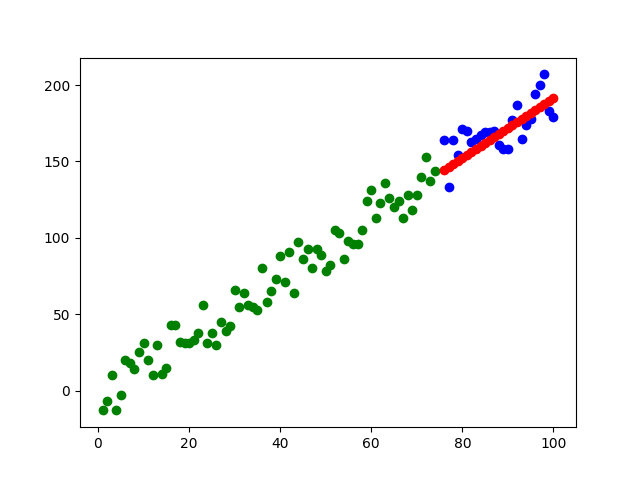

The script that saved this image:
# load libs
import numpy as np
import pandas as pd
import matplotlib.pyplot as plt


# train & test data
x = np.arange(1, 101)
y = 2 * x - 7 + np.random.randint(-15,20,100)
df = pd.DataFrame({"x":x,"y":y});


# init LinearRegression model
from sklearn import linear_model
model = linear_model.LinearRegression()


# train model on first 75 data points
model.fit(df.drop('y',axis=1)[:74], df['y'][:74])

# predict test on last 25 points
predict_y = model.predict(df.drop('y',axis=1)[75:])


# plot results
plt.scatter(df['x'][:74], df['y'][:74], c='g')
plt.scatter(df['x'][75:], df['y'][75:], c='b')
plt.scatter(df['x'][75:], predict_y, c='r')
plt.savefig('linear_regression.png')
plt.show()